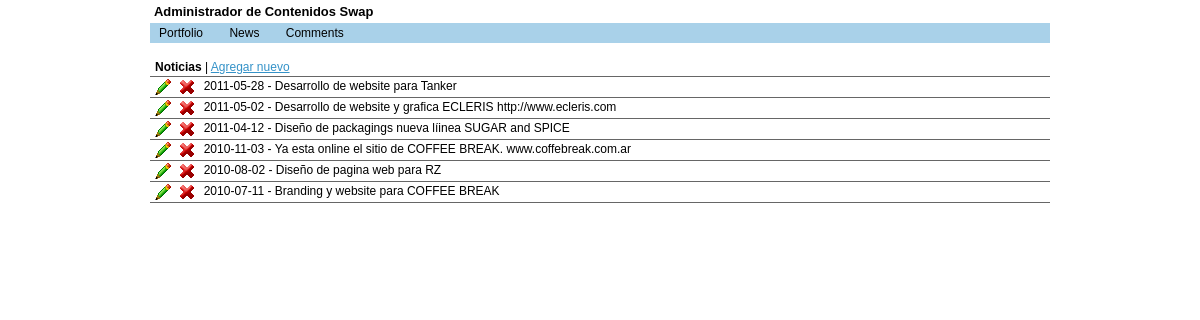
The page /cm/index.php?section=3 on the database its author committed.
### tables this page shows
CREATE TABLE IF NOT EXISTS `news` (
  `id` smallint(5) unsigned NOT NULL AUTO_INCREMENT,
  `adate` date NOT NULL DEFAULT '0000-00-00',
  `atext` varchar(255) NOT NULL,
  `atexten` varchar(255) NOT NULL,
  PRIMARY KEY (`id`),
  KEY `date` (`adate`)
);

### cm/news1.php (the view)
<?php
$sql = "SELECT * FROM news ORDER BY adate DESC,id";
$table = "<table class=\"list\"><tr><td><strong>Noticias</strong> | <a href=\"?section=3&action=2\" title=\"Agregar una nueva noticia\">Agregar nuevo</a></td></tr>";
if ($rs = mysql_query($sql,$con)) {
	if (@mysql_num_rows($rs)>0) {
		while ($item = mysql_fetch_array($rs)) {
			$table .= "<tr><td><a href=\"?section=3&action=2&id=".$item['id']."\" title=\"Modificar esta noticia\"><img src=\"images/b_edit.png\" width=\"16\" height=\"16\" alt=\"Modificar esta noticia\" title=\"Modificar esta noticia\" /></a> <a href=\"javascript:void(0);\" onclick=\"javascript:deleteitem(3,".$item['id'].");\" title=\"Eliminar\"><img src=\"images/b_drop.png\" width=\"16\" height=\"16\" alt=\"Eliminar\" title=\"Eliminar\" /></a> ".$item['adate']." - ".$item['atext']."</td></tr>";
		}
	} else {
		$table .= "<tr><td>No hay items publicados en esta secci&oacute;n</td></tr>";
	}
} else {
	$table .= "<tr><td>Ocurri&oacute; un error al intentar obtener el listado de items: ".mysql_error()."</td></tr>";
}
$table .= "</table>";
echo $table;
?>

### cm/css/base.css (style rules this page uses)
html { color:#000;background:#FFF; }
body,div,dl,dt,dd,ul,ol,li,h1,h2,h3,h4,h5,h6,pre,code,form,fieldset,legend,input,textarea,p,blockquote,th,td { margin:0;padding:0; }
table { border-collapse:collapse;border-spacing:0; }
fieldset,img { border:0; }
address,caption,cite,code,dfn,em,strong,th,var { font-style:normal;font-weight:normal; }
strong { font-weight:bold; }
th,td { border:1px solid #000;padding:.5em; }
p,fieldset,table,pre { margin-bottom:1em; }

### cm/css/styles.css (style rules this page uses)
body { font:12px "Lucida Grande","Lucida Sans Regular","Lucida Sans Unicode",Verdana,sans-serif; }
A { color:#3492C8; }
TABLE.list { border:0; width:100%; }
TABLE.list A { margin-right:5px; }
TABLE.list TD { border:0; border-bottom:1px solid #666; padding:2px 5px; }
TABLE.list TD IMG { vertical-align:middle; }

### rows shown on the page
news: adate "2011-05-28", atext "Desarrollo de website para Tanker"
news: adate "2011-05-02", atext "Desarrollo de website y grafica ECLERIS http://www.ecleris.com"
news: adate "2011-04-12", atext "Diseño de packagings nueva líinea SUGAR and SPICE"
news: adate "2010-11-03", atext "Ya esta online el sitio de COFFEE BREAK. www.coffebreak.com.ar"
news: adate "2010-08-02", atext "Diseño de pagina web para RZ"
news: adate "2010-07-11", atext "Branding y website para COFFEE BREAK"
